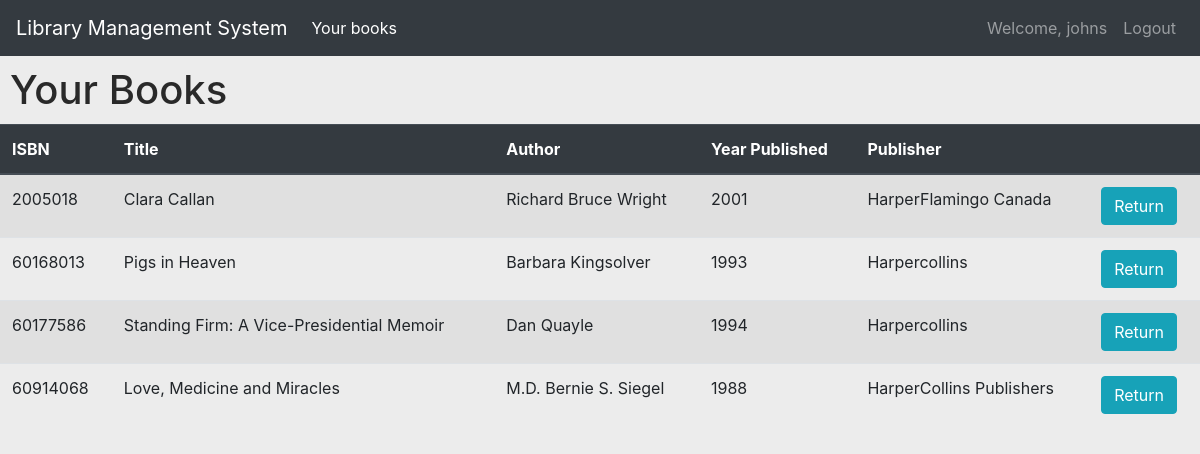
/borrowed (signed in), run on the app's committed database.
### library/models.py (models this page shows, shortened)
class User(db.Model, UserMixin):
    username = db.Column(db.String(50), primary_key=True)
    password = db.Column(db.String(20), nullable=False)
    email = db.Column(db.String(256), nullable=False)
    ratings = db.relationship('Rating', backref='user', lazy='dynamic')
    borrowed = db.relationship('Borrowed', backref='user', lazy='dynamic')

class Book(db.Model):
    isbn = db.Column(db.Integer, primary_key=True)
    title = db.Column(db.String(256), nullable=False)
    author = db.Column(db.String(256), nullable=False)
    year_published = db.Column(db.Integer, nullable=False)
    publisher = db.Column(db.String(256))
    ratings = db.relationship('Rating', backref='book', lazy='dynamic')
    borrowed = db.relationship('Borrowed', backref='book', lazy='dynamic')

### library/routes.py (the view)
@app.route('/borrowed', methods=['GET', 'POST'])
@login_required
def borrowed():
    borrowed_query = Book.query.join(Borrowed).filter_by(username = current_user.username)
    borrowed = borrowed_query.all()
    return render_template('borrowed.html', borrowed=borrowed)

### library/models.py (called while the page is built)
@login_manager.user_loader
def load_user(username):
    return User.query.get(username)

### library/templates/borrowed.html (shortened to what this page needs)
{% extends 'base.html' %}
{% block content %}
    <h1 class="title" style="margin-left: 10px; margin-top: 10px;">Your Books</h1>
    <table class="table table-striped" style="margin-top: 10px">
        <thead class="thead-dark">
            <tr>
                <th>ISBN</th>
                <th>Title</th>
                <th>Author</th>
                <th>Year Published</th>
                <th>Publisher</th>
                {% if current_user.is_authenticated %}
                <th></th>
                {% endif %}
            </tr>
        </thead>
        <tbody>
        {% for book in borrowed %}
            <tr class="book">
                <td>{{ book.isbn }}</td>
                <td>{{ book.title }}</td>
                <td>{{ book.author }}</td>
                <td>{{ book.year_published }}</td>
                <td>{{ book.publisher }}</td>
                {% if current_user.is_authenticated %}
                <td>
                    <button class="btn btn-outline btn-info">Return</button>
                </td>
                {% endif %}
            </tr>
        {% endfor %}
        </tbody>
    </table>
{% endblock %}

### library/templates/base.html (shortened to what this page needs)
<!doctype html>
<html lang="en">
  <head>
    <link rel="stylesheet" href="https://cdn.jsdelivr.net/npm/bootstrap@4.5.3/dist/css/bootstrap.min.css">
  </head>
  <body>
    <nav class="navbar navbar-expand-md navbar-dark bg-dark">
        <a class="navbar-brand" href="{{ url_for('home') }}">Library Management System</a>
        <div class="collapse navbar-collapse" id="navbarNav">
            <ul class="navbar-nav mr-auto">
                {% if current_user.is_authenticated %}
                <li class="nav-item active">
                    <a class="nav-link" href="{{ url_for('borrowed') }}">Your books<span class="sr-only">(current)</span></a>
                </li>
                {% endif %}
            </ul>
            {% if current_user.is_authenticated %}
            <ul class="navbar-nav">
                <li class="nav-item">
                    <a class="nav-link" href="#">Welcome, {{ current_user.username }}</a>
                </li>
                <li class="nav-item">
                    <a class="nav-link" href="{{ url_for('logout') }}">Logout</a>
                </li>
            </ul>
            {% endif %}
        </div>
    </nav>
    {% block content %}
    {% endblock %}
  </body>
</html>

### library/templates/base.html (style rules this page uses)
body { background-color: #ECECEC; color: #292929 }

### data on the page
User: username "johns"
Book: isbn "2005018", title "Clara Callan", author "Richard Bruce Wright", year_published "2001", publisher "HarperFlamingo Canada"
Book: isbn "60168013", title "Pigs in Heaven", author "Barbara Kingsolver", year_published "1993", publisher "Harpercollins"
Book: isbn "60177586", title "Standing Firm: A Vice-Presidential Memoir", author "Dan Quayle", year_published "1994", publisher "Harpercollins"
Book: isbn "60914068", title "Love, Medicine and Miracles", author "M.D. Bernie S. Siegel", year_published "1988", publisher "HarperCollins Publishers"
